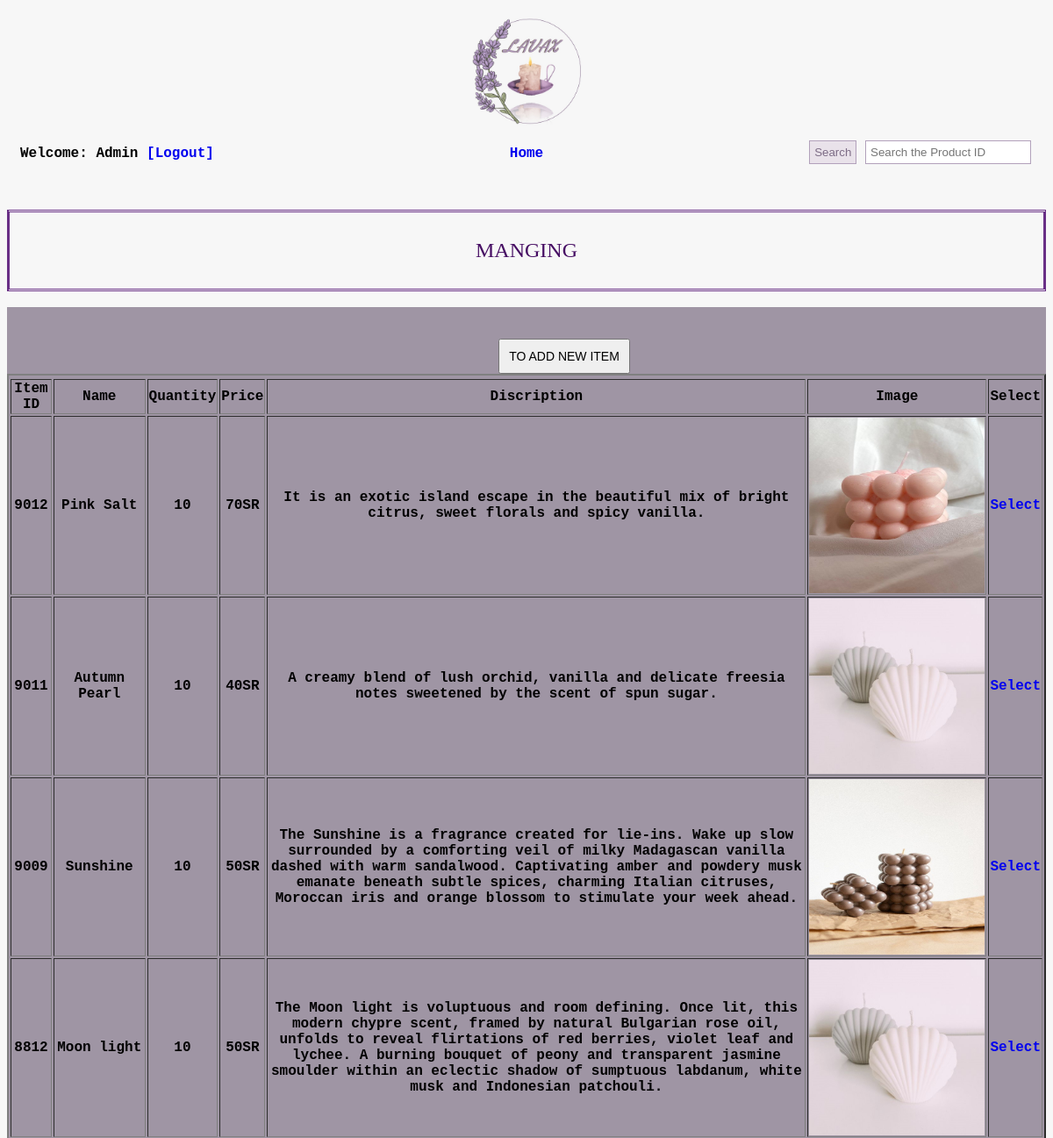
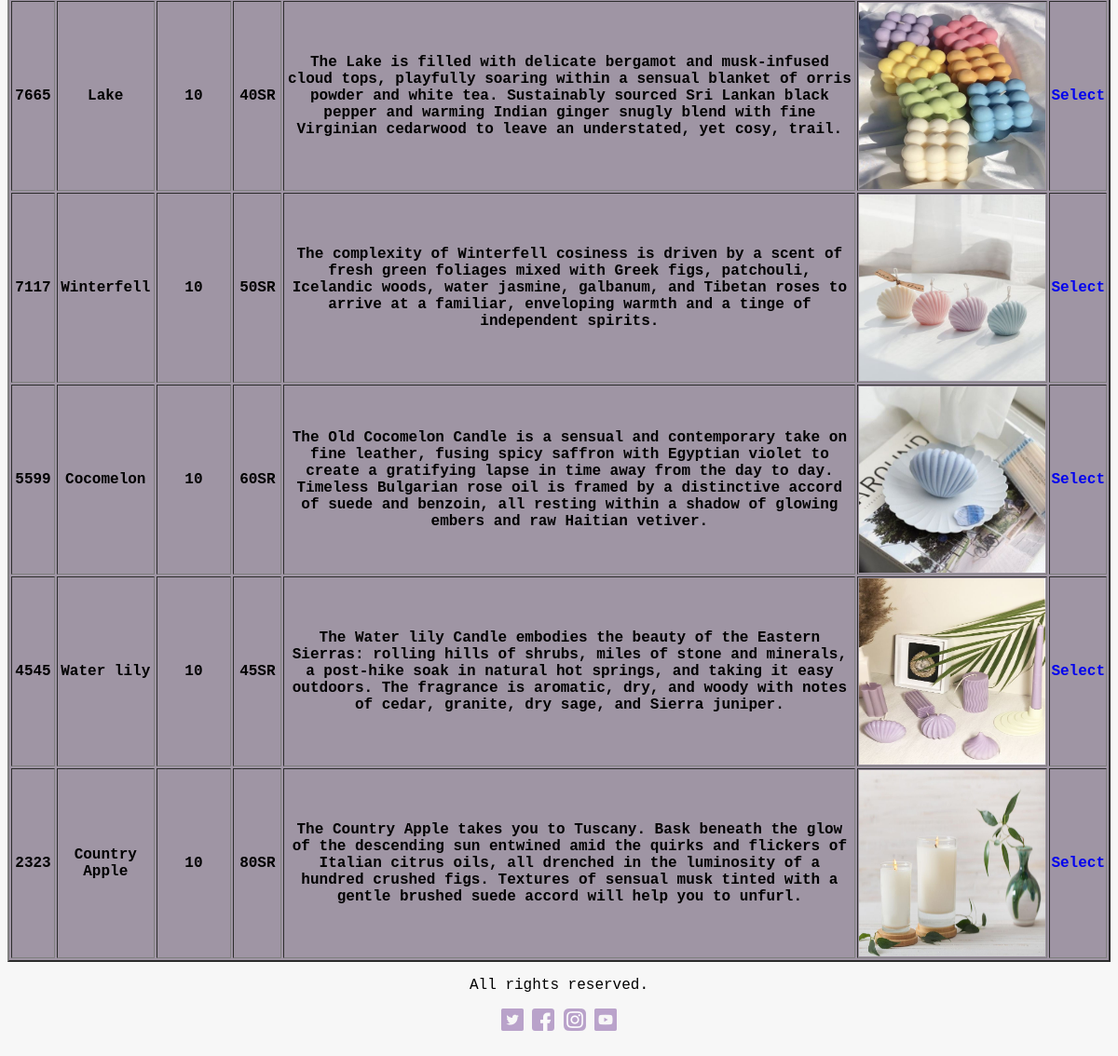
Screenshot of /Admin.php (signed in) with the database file from the repository (2 pictures, top to bottom).
### tables this page shows
CREATE TABLE `products` (
  `id` int(11) NOT NULL,
  `product_name` varchar(20) NOT NULL,
  `price` double NOT NULL,
  `quantity` int(11) NOT NULL,
  `Product_details` text NOT NULL,
  `image` varchar(50) NOT NULL
);

### Admin.php (the view, shortened to what this page needs)
<?php
include 'config1.php';
?>
<html>
    <head>
<link rel="stylesheet" type="text/css" href="style.css">
    </head>
    <body>
        <div class="main">
			<header>
				<div class="logo"> <a href="Admin.php">
					<img src="PHOTO/Logo.jpeg" width="130"> </a>
					<a href="Admin.php"><h4> Home</h4> </a>
				</div>
                 <div class="welcome-user">Welcome: Admin <a href="logout.php"> [Logout]</a></div>
				<div class="search">
				<form action="Admin.php" method="post">
				<input  type="submit" class="search-button" value="Search" name="ser"> <input type="text" placeholder="Search the Product ID" name="search" class="search-input" required></form>
                </div>
            </header></div>
           <h2><center>MANGING</center></h2>
        <br>
        <div class="body">
            <div class="empty">
        <br>
        <br>
                    <div>  <button style="position: relative; left: 40em;width: 150px; height: 40px;font-size:14px;" class=" button" onClick="window.location.href='Admin-add Item.html'"> TO ADD NEW ITEM</button></div>
				<center>
<?php
if(isset($_POST['ser'])){
$search=$_POST['search'];
$query="select * from products where id='$search'";
}
else {
$query="select * from products order by id desc";
}
echo"<table border='2px'> <thead><tr>  <tr><th>Item ID</th> <th>Name</th><th> Quantity</th><th> Price</th><th>Discription</th><th> Image</th><th> Select</th></tr> </thead>";
$run=mysqli_query($connection,$query);
while($rows=mysqli_fetch_array($run)){
$id=$rows['id'];
$product_name=$rows['product_name'];
$price=$rows['price'];
$quantity=$rows['quantity'];
$Product_details=$rows['Product_details'];
$image=$rows['image'];
echo"
<tbody>
<tr>
<th>". $id."</th>
<th>". $product_name."</th>
<th>".$quantity."  </th>
<th>".$price."SR</th>
<th>".$Product_details." </th>
<th><img src='$image' width='200px' height='200px'> </th>
<th><a href='edit.php?id=$id'>Select</a></th>
</tr>";
}
echo " </tbody></table>";
?>
					</center>
			</div>
		</div>
       <footer>
			<p class="footer">All rights reserved.</p>
			<div class="social-icons">
				<img class="sicon" src="PHOTO/icons/twitter.png">
				<img class="sicon" src="PHOTO/icons/facebook.png">
				<img class="sicon" src="PHOTO/icons/instagram.png">
				<img class="sicon" src="PHOTO/icons/youtube.png">
			</div>
		</footer>
    </body>
</html>

### style.css (style rules this page uses)
body { font-family:monospace,sans-serif, fantasy; color: black; background-color: #F7F7F7; }
h2 { font-family: fantasy, URW Chancery L,Blippo, Apple Chancery, cursive; color:#460D63; font-size: 24px; padding: 30px; font-weight: lighter; border-style: double solid ; border-color: #692F86; text-align: center; margin: auto; }
.main { padding-right: 15px; padding-left: 15px; margin-top: 15px; padding-bottom: 15px; }
.logo { width: 100%; text-align: center; }
.search { position: absolute; right: 25px; top: 160px; }
.search-button { padding: 5px; background: #e9e2ea; border: 1px solid #b2a1bb; color: #7d6c86; }
.search-input { padding: 5px; border: 1px solid #b2a1bb; }
.empty { background: #9F95A4; color: white; }
footer { text-align: center; margin-bottom:5%; }
.button { width: 200px; height: 150px; font-size: 40px; }
a { text-decoration: none }
p { color:#FFFFFF; font-style:Serif, Monospace; text-align: inherit; }
p.footer { color:black; font-style:Serif, Monospace; text-align: inherit; }
.welcome-user { position: relative; bottom: 40px; font-weight: bold; }

### rows the page displays
products: id "9012", product_name "Pink Salt", quantity "10", price "70", Product_details "It is an exotic island escape in the beautiful mix of bright citrus, sweet florals and spicy vanilla.", image (picture)
products: id "9011", product_name "Autumn Pearl", quantity "10", price "40", Product_details "A creamy blend of lush orchid, vanilla and delicate freesia notes sweetened by the scent of spun sugar.", image (picture)
products: id "9009", product_name "Sunshine", quantity "10", price "50", Product_details "The Sunshine is a fragrance created for lie-ins. Wake up slow surrounded by a comforting veil of milky Madagascan vanilla dashed with warm sandalwood. Captivating amber and powdery musk emanate beneath subtle spices, charming Italian citruses, Moroccan iris and orange blossom to stimulate your week ahead.", image (picture)
products: id "8812", product_name "Moon light", quantity "10", price "50", Product_details "The Moon light is voluptuous and room defining. Once lit, this modern chypre scent, framed by natural Bulgarian rose oil, unfolds to reveal flirtations of red berries, violet leaf and lychee. A burning bouquet of peony and transparent jasmine smoulder within an eclectic shadow of sumptuous labdanum, white musk and Indonesian patchouli.", image (picture)
products: id "7665", product_name "Lake", quantity "10", price "40", Product_details "The Lake is filled with delicate bergamot and musk-infused cloud tops, playfully soaring within a sensual blanket of orris powder and white tea. Sustainably sourced Sri Lankan black pepper and warming Indian ginger snugly blend with fine Virginian cedarwood to leave an understated, yet cosy, trail.", image (picture)
products: id "7117", product_name "Winterfell", quantity "10", price "50", Product_details "The complexity of Winterfell cosiness is driven by a scent of fresh green foliages mixed with Greek figs, patchouli, Icelandic woods, water jasmine, galbanum, and Tibetan roses to arrive at a familiar, enveloping warmth and a tinge of independent spirits.", image (picture)
products: id "5599", product_name "Cocomelon", quantity "10", price "60", Product_details "The Old Cocomelon Candle is a sensual and contemporary take on fine leather, fusing spicy saffron with Egyptian violet to create a gratifying lapse in time away from the day to day. Timeless Bulgarian rose oil is framed by a distinctive accord of suede and benzoin, all resting within a shadow of glowing embers and raw Haitian vetiver.", image (picture)
products: id "4545", product_name "Water lily", quantity "10", price "45", Product_details "The Water lily Candle embodies the beauty of the Eastern Sierras: rolling hills of shrubs, miles of stone and minerals, a post-hike soak in natural hot springs, and taking it easy outdoors. The fragrance is aromatic, dry, and woody with notes of cedar, granite, dry sage, and Sierra juniper.", image (picture)
products: id "2323", product_name "Country Apple", quantity "10", price "80", Product_details "The Country Apple takes you to Tuscany. Bask beneath the glow of the descending sun entwined amid the quirks and flickers of Italian citrus oils, all drenched in the luminosity of a hundred crushed figs. Textures of sensual musk tinted with a gentle brushed suede accord will help you to unfurl.", image (picture)
